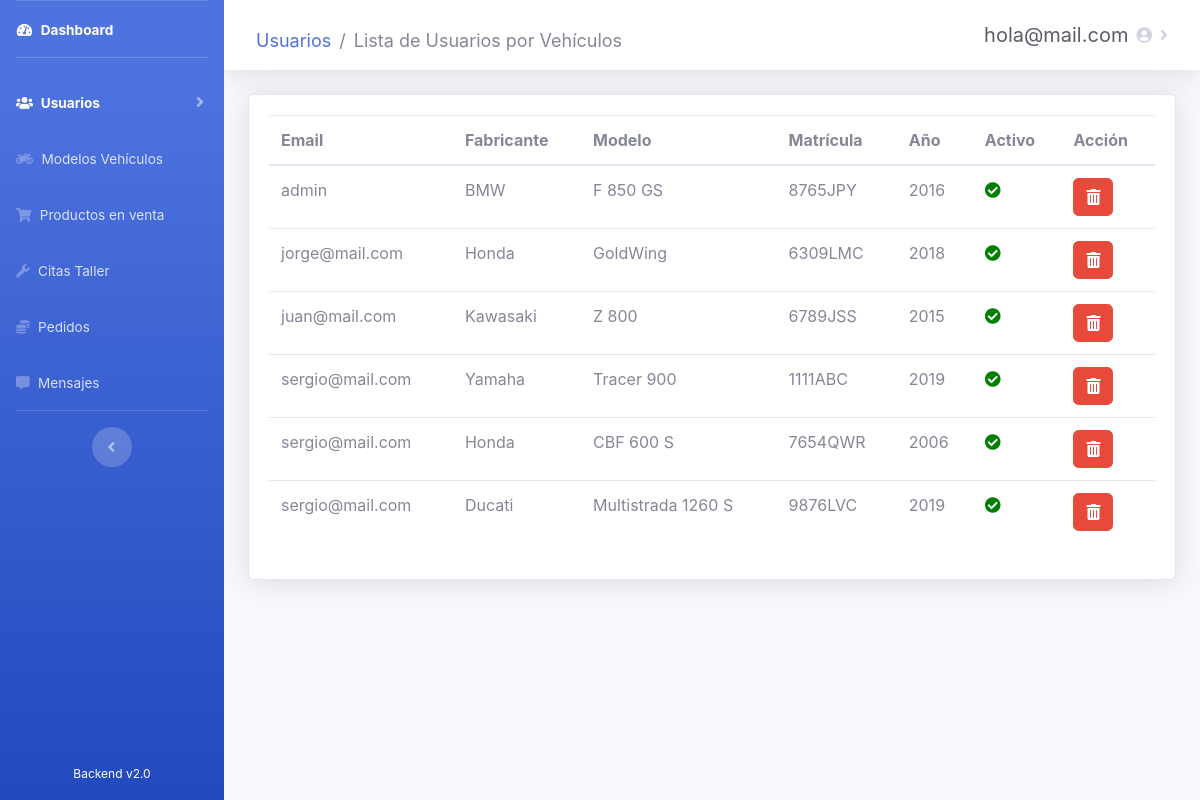
The app's page /admin/users/usuarios_vehiculos.php (signed in), older data.
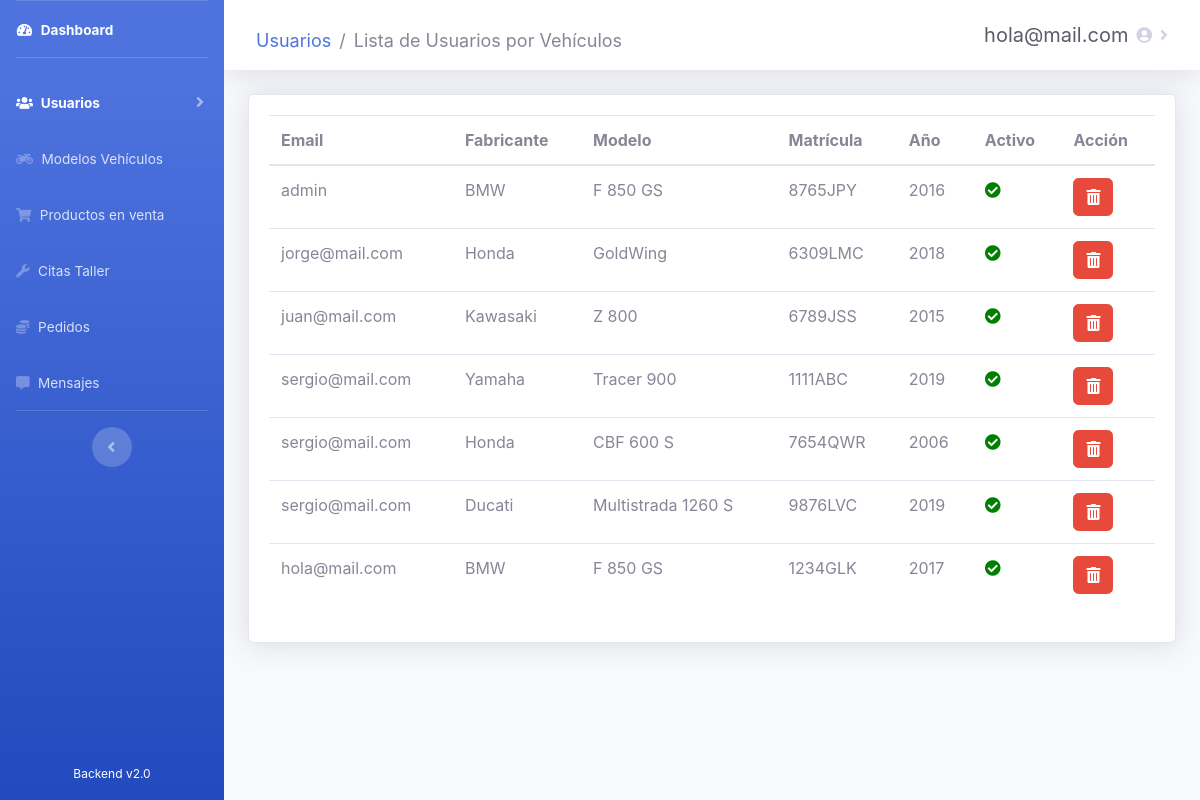
The same page, newer data.
### tables this page shows
CREATE TABLE `usuarios` (
  `id_usuario` int(10) NOT NULL,
  `email` varchar(20) NOT NULL,
  `password` varchar(60) NOT NULL,
  `nombre` varchar(30) DEFAULT NULL,
  `apellidos` varchar(60) DEFAULT NULL,
  `direccion` varchar(100) DEFAULT NULL,
  `localidad` varchar(30) DEFAULT NULL,
  `provincia` int(10) DEFAULT NULL,
  `cp` int(5) DEFAULT NULL,
  `telefono` int(15) DEFAULT NULL,
  `is_admin` tinyint(1) DEFAULT 0
);

CREATE TABLE `motos_usuarios` (
  `id` int(10) NOT NULL,
  `id_usuario` int(10) NOT NULL,
  `id_moto` int(10) NOT NULL,
  `matricula` varchar(10) NOT NULL,
  `year` year(4) NOT NULL,
  `is_active` tinyint(1) DEFAULT 1
);

CREATE TABLE `moto_models` (
  `id` int(10) NOT NULL,
  `nombre` varchar(60) NOT NULL,
  `fabricante` int(10) NOT NULL,
  `is_active` tinyint(1) DEFAULT 1
);

### admin/users/usuarios_vehiculos.php (the view, shortened to what the changed rows need)
<?php
require_once('../recursos/conexionBD.php');
?>
<!DOCTYPE html>
<html lang="es">
<head>
  <link rel="stylesheet" href="https://use.fontawesome.com/releases/v5.11.2/css/all.css">
  <link href="../../css/sidebar-admin.css" rel="stylesheet">
  <link rel="stylesheet" type="text/css" href="https://cdn.datatables.net/v/bs4/dt-1.10.21/b-1.6.2/r-2.2.4/datatables.min.css" />
</head>
<body id="page-top">
  <div id="wrapper">
    <div id="content-wrapper" class="d-flex flex-column">
      <div id="content" style="max-height: 100%">
        <div class="container-fluid">
          <div class="card shadow mb-4">
            <div class="card-body">
              <div class="table-responsive">
                <table class="table" id="usuarios_vehiculos" cellspacing="0">
                  <thead>
                    <tr>
                      <th>Email</th>
                      <th>Fabricante</th>
                      <th>Modelo</th>
                      <th>Matrícula</th>
                      <th>Año</th>
                      <th>Activo</th>
                      <th>Acción</th>
                    </tr>
                  </thead>
                  <tbody>
                    <?php
                    $consulta = "SELECT `id`, `id_usuario`, `id_moto`, `matricula`, `year`, `is_active` FROM motos_usuarios";
                    $result = mysqli_query($conexion, $consulta);
                    while ($fila = mysqli_fetch_array($result)) { ?>
                      <tr>
                        <td><?php $consulta3 = "SELECT usuarios.email FROM motos_usuarios
                                                  INNER JOIN usuarios ON motos_usuarios.id_usuario = usuarios.id_usuario WHERE motos_usuarios.id = $fila[id]";
                            $result3 = mysqli_query($conexion, $consulta3);
                            while ($fila3 = mysqli_fetch_array($result3)) {
                              echo $fila3["email"];
                            }
                            ?></td>
                        <td><?php $consulta4 = "SELECT moto_models.fabricante, moto_makers.nombre FROM motos_usuarios
                                                  INNER JOIN motos ON motos_usuarios.id_moto = motos.id_moto
                                                  INNER JOIN moto_models on motos.modelo = moto_models.id
                                                  INNER JOIN moto_makers on moto_models.fabricante = moto_makers.id
                                                  WHERE motos_usuarios.id = $fila[id]";
                            $result4 = mysqli_query($conexion, $consulta4);
                            while ($fila4 = mysqli_fetch_array($result4)) {
                              echo $fila4["nombre"];
                            }
                            ?></td>
                        <td><?php $consulta5 = "SELECT moto_models.nombre FROM motos_usuarios
                                                  INNER JOIN motos ON motos_usuarios.id_moto = motos.id_moto
                                                  INNER JOIN moto_models on motos.modelo = moto_models.id WHERE motos_usuarios.id = $fila[id]";
                            $result5 = mysqli_query($conexion, $consulta5);
                            while ($fila5 = mysqli_fetch_array($result5)) {
                              echo $fila5["nombre"];
                            }
                            ?></td>
                        <td><?php echo $fila["matricula"]; ?></td>
                        <td><?php echo $fila["year"]; ?></td>
                        <td><?php
                            if ($fila['is_active'] == 1) {
                              echo "<span class='fas fa-check-circle' style='color:green';></span>";
                            } else {
                              echo "<span class='fas fa-times-circle' style='color:red';></span>";
                            }
                            ?>
                        </td>
                        <td>
                          <a class="btn btn-danger noFocus" style="cursor: pointer;" onclick="borrarUsuarioVehiculo('<?php echo $fila["id"]; ?>');"><i class="fas fa-trash-alt" style="color: white"></i></a>
                        </td>
                      </tr>
                    <?php }; ?>
                  </tbody>
                </table>
              </div>
            </div>
          </div>
        </div>
      </div>
    </div>
  </div>
</body>
</html>

Row changes from the older to the newer data that the page shows:
added motos_usuarios: nombre "BMW", matricula "1234GLK", year "2017", is_active 1 (drawn), moto_models (nombre "F 850 GS")
now on this page (row unchanged): usuarios: email "hola@mail.com", shown under "1234GLK"
